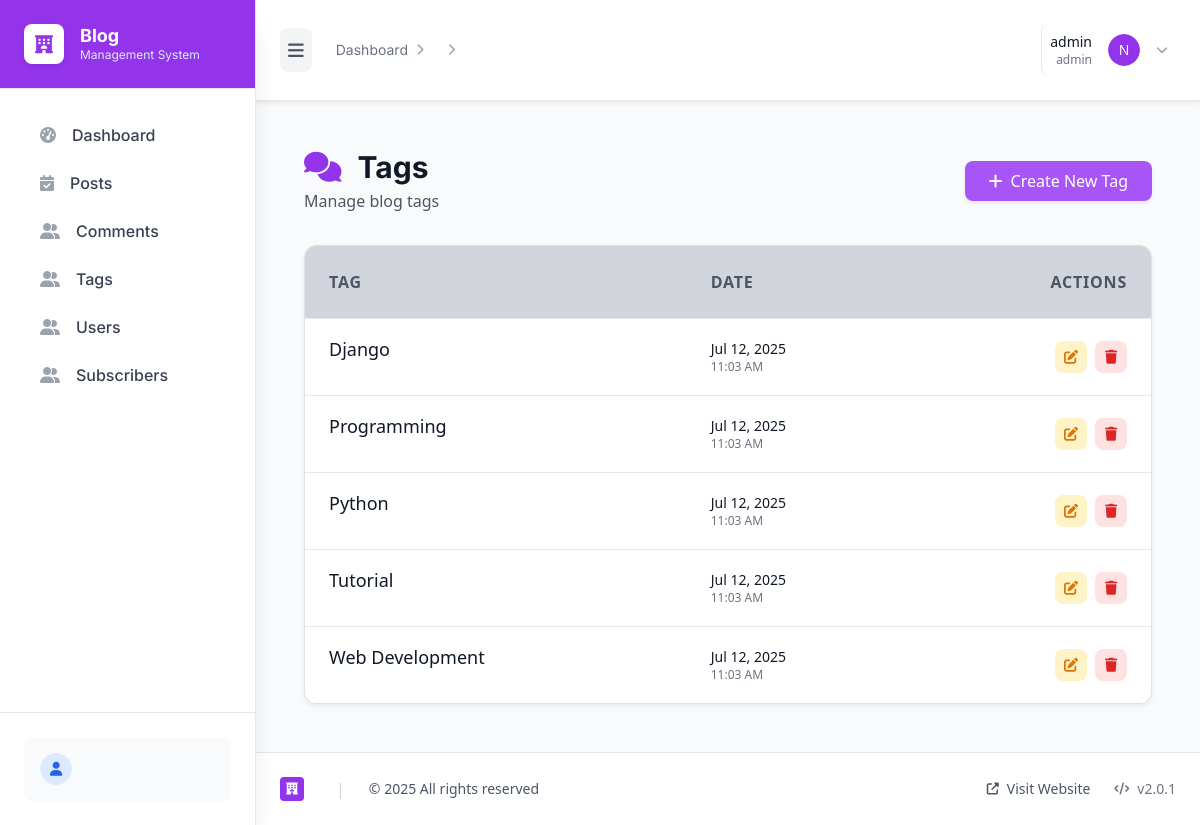
The page /admin-panel/tags/ (signed in) on the database its author committed.
### admin_panel/models.py (models this page shows, shortened)
class User(AbstractUser):
    bio = models.TextField(max_length=500, blank=True)
    profile_picture = models.ImageField(upload_to='profile_pics/', blank=True, null=True)
    created_at = models.DateTimeField(auto_now_add=True)

class Tag(models.Model):
    name = models.CharField(max_length=50, unique=True)
    slug = models.SlugField(max_length=50, unique=True, blank=True)
    created_at = models.DateTimeField(auto_now_add=True)

### admin_panel/views/tags.py (the view)
# urls.py: path('tags/', views.TagListView.as_view(), name='tag_list'),
class TagListView(LoginRequiredMixin, View):
    template_name = 'admin_panel/tags/list.html'
    login_url = '/admin-panel/login/'
    def get(self, request):
        tags = Tag.objects.all().order_by('name')
        paginator = Paginator(tags, 20)
        page_number = request.GET.get('page')
        page_obj = paginator.get_page(page_number)
        context = {
            'tags': page_obj,
            'page_obj': page_obj,
        }
        return render(request, self.template_name, context)

### templates/admin_panel/tags/list.html (shortened to what this page needs)
{% extends 'admin_panel/base_new.html' %}
{% load static %}
{% block content %}
<div class="p-6">
    <div class="flex justify-between items-center mb-8">
        <div>
            <h1 class="text-3xl font-bold text-gray-900 flex items-center gap-3">
                <i class="fas fa-comments text-purple-600"></i>
                Tags
            </h1>
            <p class="text-gray-600 mt-1">Manage blog tags</p>
        </div>
        <a href="{% url 'admin_panel:tag_create' %}"
           class="inline-flex items-center gap-2 bg-purple-500 hover:bg-purple-700 text-white px-4 py-2 rounded-lg font-medium transition-colors duration-200 shadow-sm">
            <i class="fas fa-plus"></i>
            Create New Tag
        </a>
    </div>
    <div class="bg-white rounded-xl shadow-sm border border-gray-200 overflow-hidden">
        <div class="overflow-x-auto">
            <table class="w-full">
                <thead class="bg-gray-300 border-b border-gray-200">
                    <tr>
                        <th class="px-6 py-4 text-left text-md   font-semibold text-gray-600 uppercase tracking-wider">
                            Tag
                        </th>
                        <th class="px-6 py-4 text-left text-md font-semibold text-gray-600 uppercase tracking-wider">
                            Date
                        </th>
                        <th class="px-6 py-4 text-right text-md font-semibold text-gray-600 uppercase tracking-wider">
                            Actions
                        </th>
                    </tr>
                </thead>
                <tbody class="divide-y divide-gray-200">
                    {% for tag in tags %}
                    <tr class="hover:bg-gray-50 transition-colors duration-150">
                        <td class="px-6 py-3">
                            <div class="flex flex-col">
                                <div class="text-lg text-gray-900 mb-2 line-clamp-2">
                                <div class="text-lg text-gray-900 mb-2 line-clamp-2">
                                    {{ tag.name|truncatechars:100 }}
                                </div>
                                    </div>
                            </div>
                        </td>
                        <td class="px-6 py-2">
                            <div class="text-sm text-gray-900">
                                {{ tag.created_at|date:"M d, Y" }}
                            </div>
                            <div class="text-xs text-gray-500">
                                {{ tag.created_at|date:"g:i A" }}
                            </div>
                        </td>
                        <td class="px-6 py-2 text-right">
                            <div class="flex items-center justify-end gap-2">
                                <a href="{% url 'admin_panel:tag_edit' tag.pk %}"
                                   class="inline-flex items-center justify-center w-8 h-8 rounded-lg bg-amber-100 text-amber-600 hover:bg-amber-200 transition-colors duration-150"
                                   title="Edit Post">
                                    <i class="fas fa-edit text-sm"></i>
                                </a>
                                <a href="{% url 'admin_panel:tag_delete' tag.pk %}"
                                   target="_self"
                                   class="inline-flex items-center justify-center w-8 h-8 rounded-lg bg-red-100 text-red-600 hover:bg-red-200 transition-colors duration-150"
                                   title="Delete Comment">
                                    <i class="fas fa-trash text-sm"></i>
                                </a>
                            </div>
                        </td>
                    </tr>
                    {% endfor %}
                </tbody>
            </table>
        </div>
    </div>
</div>
{% endblock %}

### templates/admin_panel/base_new.html (shortened to what this page needs)
{% load static %}
<!DOCTYPE html>
<html lang="en">
<head>
    <link rel="stylesheet" href="https://cdnjs.cloudflare.com/ajax/libs/font-awesome/6.4.0/css/all.min.css">
    <link href="https://cdn.jsdelivr.net/npm/bootstrap@5.1.3/dist/css/bootstrap.min.css" rel="stylesheet">
    <script src="https://cdn.tailwindcss.com"></script>
    <link rel="stylesheet" href="{% static 'css/admin.css' %}">
</head>
<body class="bg-gray-50 min-h-screen font-sans">
<div class="flex min-h-screen">
    <aside id="sidebar" class="sidebar w-64 bg-white shadow-xl flex flex-col fixed inset-y-0 left-0 z-50 transition-all duration-300 transform -translate-x-full lg:translate-x-0 border-r border-gray-200">
        <div class="flex items-center gap-3 px-6 py-6 border-b border-gray-200 bg-purple-600">
            <div class="flex items-center gap-3">
                <div class="w-10 h-10 bg-white rounded-lg flex items-center justify-center shadow-sm">
                        <i class="fas fa-hotel text-purple-600 text-lg"></i>
                </div>
                <div class="sidebar-logo-text">
                    <h1 class="font-bold text-lg text-white leading-tight">Blog</h1>
                    <p class="text-blue-100 text-xs">Management System</p>
                </div>
            </div>
        </div>
        <nav class="flex-1 px-4 py-6 space-y-1 overflow-y-auto">
            {% include 'admin_panel/sidebar.html' %}
        </nav>
        <div class="p-4 border-t border-gray-200">
            <div class="flex items-center gap-3 p-3 bg-gray-50 rounded-lg">
                <div class="w-8 h-8 rounded-full flex items-center justify-center overflow-hidden">
                        <div class="w-full h-full bg-blue-100 rounded-full flex items-center justify-center">
                            <i class="fas fa-user text-blue-600 text-sm"></i>
                        </div>
                </div>
            </div>
        </div>
    </aside>
    <div id="mainContent" class="flex-1 lg:ml-64 transition-all duration-300 relative min-w-0 flex flex-col min-h-screen">
        <header class="bg-white shadow-sm border-b border-gray-200 sticky top-0 z-20">
            <div class="flex items-center justify-between px-4 lg:px-8 py-4">
                <div class="flex items-center gap-4">
                    <button id="toggleSidebar" class="p-2 rounded-lg bg-gray-100 hover:bg-gray-200 text-gray-600 hover:text-gray-900 transition-all duration-200 focus:outline-none focus:ring-2 focus:ring-blue-500">
                        <i class="fas fa-bars text-lg"></i>
                    </button>
                    <nav class="hidden md:flex items-center space-x-2 text-sm">
                        <span href="" class="text-gray-500 hover:text-gray-700 transition-colors">Dashboard</span>
                            <i class="fas fa-chevron-right text-gray-400 text-xs"></i>
                            <i class="fas fa-chevron-right text-gray-400 text-xs"></i>
                    </nav>
                </div>
                <div class="flex items-center gap-4">
                    <div class="relative">
                        <button id="userMenuButton" class="flex items-center gap-3 pl-4 border-l border-gray-200 hover:bg-gray-50 rounded-lg p-2 transition-colors duration-200 focus:outline-none focus:ring-2 focus:ring-purple-600">
                            <div class="hidden sm:block text-right">
                                <p class="text-sm font-medium text-gray-900">{{ user.username }}</p>
                                <p class="text-xs text-gray-500">{{ user.username }}</p>
                            </div>
                            <div class="w-8 h-8 rounded-full flex items-center justify-center overflow-hidden">
                                    <div class="w-full h-full bg-purple-600 rounded-full flex items-center justify-center text-white font-medium text-sm">
                                        {% if request.user.first_name %}{{ request.user.first_name.0|upper }}{% elif request.user.username %}{{ request.user.username.0|upper }}{% else %}U{% endif %}
                                    </div>
                            </div>
                            <i class="fas fa-chevron-down text-gray-400 text-xs"></i>
                        </button>
                    </div>
                </div>
            </div>
        </header>
        <main class="p-4 lg:p-8 relative z-10 flex-1">
            {% block content %}{% endblock %}
        </main>
        <footer class="bg-white border-t border-gray-200 px-4 lg:px-8 py-6 mt-auto">
            <div class="flex flex-col md:flex-row md:items-center md:justify-between gap-4">
                <div class="flex items-center gap-4">
                    <div class="flex items-center gap-2">
                        <div class="w-6 h-6 bg-purple-600 rounded flex items-center justify-center">
                                <i class="fas fa-hotel text-white text-xs"></i>
                        </div>
                    </div>
                    <span class="text-gray-300">|</span>
                    <span class="text-sm text-gray-600">&copy; {{ now|date:"Y"|default:2025 }} All rights reserved</span>
                </div>
                <div class="flex items-center gap-6">
                    <a href="{% url 'blog:home' %}" class="text-sm text-gray-600 hover:text-blue-600 transition-colors flex items-center gap-2">
                        <i class="fas fa-external-link-alt text-xs"></i>
                        Visit Website
                    </a>
                    <div class="flex items-center gap-2 text-sm text-gray-500">
                        <i class="fas fa-code text-xs"></i>
                        <span>v2.0.1</span>
                    </div>
                </div>
            </div>
        </footer>
    </div>
</div>
</body>
</html>

### templates/admin_panel/sidebar.html
<a href="{% url 'admin_panel:dashboard' %}" class="sidebar-item group flex items-center gap-3 px-3 py-2.5 rounded-lg text-gray-700 hover:bg-blue-50 hover:text-blue-700 transition-all duration-200 font-medium">
    <i class="fas fa-tachometer-alt text-gray-400 group-hover:text-blue-600 transition-colors"></i>
    <span class="sidebar-item-text">Dashboard</span>
</a>
<a href="{% url 'admin_panel:post_list' %}" class="sidebar-item group flex items-center gap-3 px-3 py-2.5 rounded-lg text-gray-700 hover:bg-blue-50 hover:text-blue-700 transition-all duration-200 font-medium">
    <i class="fas fa-calendar-check text-gray-400 group-hover:text-blue-600 transition-colors"></i>
    <span class="sidebar-item-text">Posts</span>
</a>
<a href="{% url 'admin_panel:comment_list' %}" class="sidebar-item group flex items-center gap-3 px-3 py-2.5 rounded-lg text-gray-700 hover:bg-blue-50 hover:text-blue-700 transition-all duration-200 font-medium">
    <i class="fas fa-user-friends text-gray-400 group-hover:text-blue-600 transition-colors"></i>
    <span class="sidebar-item-text">Comments</span>
</a>
<a href="{% url 'admin_panel:tag_list' %}" class="sidebar-item group flex items-center gap-3 px-3 py-2.5 rounded-lg text-gray-700 hover:bg-blue-50 hover:text-blue-700 transition-all duration-200 font-medium">
    <i class="fas fa-user-friends text-gray-400 group-hover:text-blue-600 transition-colors"></i>
    <span class="sidebar-item-text">Tags</span>
</a>
<a href="{% url 'admin_panel:user_list' %}" class="sidebar-item group flex items-center gap-3 px-3 py-2.5 rounded-lg text-gray-700 hover:bg-blue-50 hover:text-blue-700 transition-all duration-200 font-medium">
    <i class="fas fa-user-friends text-gray-400 group-hover:text-blue-600 transition-colors"></i>
    <span class="sidebar-item-text">Users</span>
</a>
<a href="{% url 'admin_panel:subscriber_list' %}" class="sidebar-item group flex items-center gap-3 px-3 py-2.5 rounded-lg text-gray-700 hover:bg-blue-50 hover:text-blue-700 transition-all duration-200 font-medium">
    <i class="fas fa-user-friends text-gray-400 group-hover:text-blue-600 transition-colors"></i>
    <span class="sidebar-item-text">Subscribers</span>
</a>

### static/css/admin.css (style rules this page uses)
.sidebar { transition: all 0.3s ease; }

### templates/admin_panel/base_new.html (style rules this page uses)
html { font-family: 'Inter', system-ui, sans-serif; font-size: 16px; }
body { font-family: 'Inter', system-ui, sans-serif; font-size: 1rem; overflow-x: hidden; }
h1, h2, h3, h4, h5, h6 { font-family: 'Inter', system-ui, sans-serif; font-weight: 700; }
.sidebar, nav, .sidebar a, .sidebar span, .sidebar li { font-family: 'Inter', system-ui, sans-serif; }

### rows shown on the page
User: username "admin", user.first_name.0 "N"
Tag: name "Django", created_at "Jul 12, 2025", created_at "11:03 AM"
Tag: name "Programming", created_at "Jul 12, 2025", created_at "11:03 AM"
Tag: name "Python", created_at "Jul 12, 2025", created_at "11:03 AM"
Tag: name "Tutorial", created_at "Jul 12, 2025", created_at "11:03 AM"
Tag: name "Web Development", created_at "Jul 12, 2025", created_at "11:03 AM"

### other values the page prints
{{ now|date:"Y"|default:2025 }} "2025"
